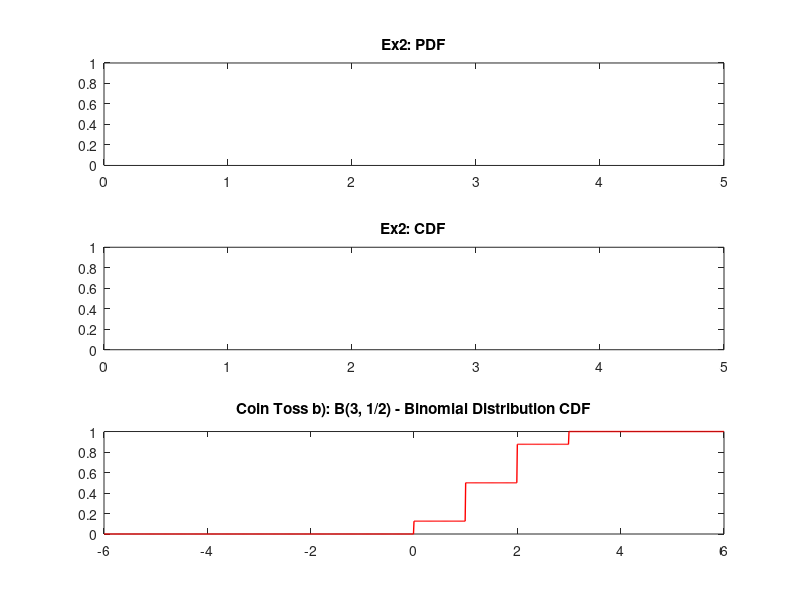

Reproduce this figure in MATLAB.
pkg load statistics;

#{
  binopdf, binocdf
  binornd - random sample from the binomial distribution
#}

%%%%%%%%%%%%%%%%%%%%%%%%%%%%%%%%%%%%%%%%%%%%%%%%%%%%%%%%%%%%%%
%%%%%%%%%%%%%%%%%%%%%%%%% Exercise 1 %%%%%%%%%%%%%%%%%%%%%%%%% 
%%%%%%%%%%%%%%%%%%%%%%%%%%%%%%%%%%%%%%%%%%%%%%%%%%%%%%%%%%%%%%

printf("Binomial Distribution B(n, p)\n");
n = input("n = ");
p = input("p = ");

% pdf
x = 0:1:n;
figure();
subplot(3, 1, 1);
plot(x, binopdf(x, n, p), "-r", "linewidth", 1);
title("Ex2: PDF");

% cdf 
x = 0:0.01:n;
subplot(3, 1, 2);
plot(x, binocdf(x, n, p), "-r", "linewidth", 1);
title("Ex2: CDF");

%%%%%%%%%%%%%%%%%%%%%%%%%%%%%%%%%%%%%%%%%%%%%%%%%%%%%%%%%%%%%%%%%%%%
%%%%%%%%%%%%%%%%%%%%%%%%% Coin Toss Application %%%%%%%%%%%%%%%%%%%% 
%%%%%%%%%%%%%%%%%%%%%%%%%%%%%%%%%%%%%%%%%%%%%%%%%%%%%%%%%%%%%%%%%%%%

% a)
% Binomial Distribution with n = 3 and p = 1/2
n = 3;
p = 0.5;
x = 0:1:n;
disp(binopdf(x, n, p));
disp("Coin Toss a): B(3, 1/2) - Binomial Distribution PDF");

% b)
x = -2 * n:0.01:2 * n;

subplot(3, 1, 3);
plot(x, binocdf(x, n, p), "-r", "linewidth", 1);
title("Coin Toss b): B(3, 1/2) - Binomial Distribution CDF");

% c)
x = 0:1:n;
pdf = binopdf(x, n, p);
printf("P(X = 0) = %d\n", pdf(1));
printf("P(X != 1) = %d\n", 1 - pdf(2));

% d)
x = 0:1:n;
cdf = binocdf(x, n, p)
printf("P(X <= 2) = %d\n", cdf(3));
printf("P(X <  2) = %d\n", cdf(2));

% e)
printf("P(X >= 1) = %d\n", 1 - cdf(1));
printf("P(X >  1) = %d\n", 1 - cdf(2));

% f)
disp("Simulating 3 coin tosses");
ans = binornd(n, p);
printf("%d coin tosses resulted in heads\n", ans);
